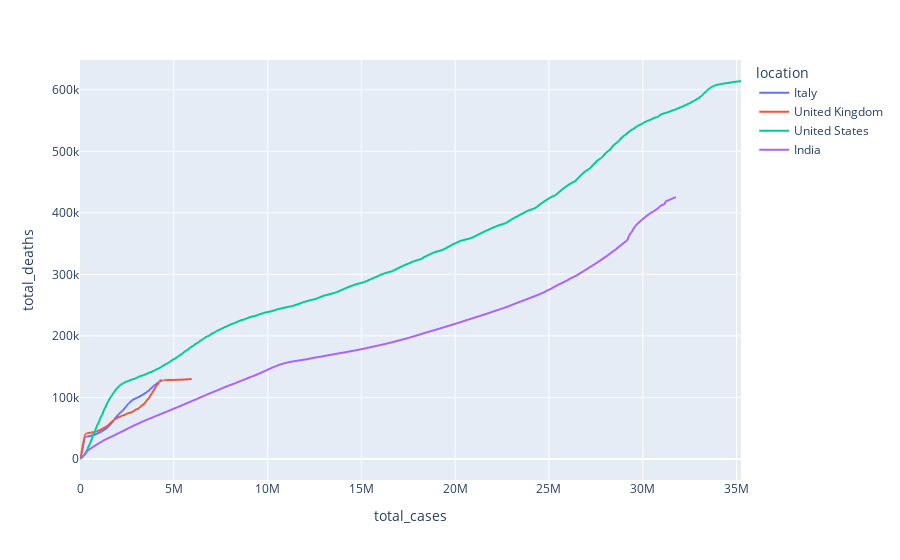

Write notebook code for a chart like this one.
### Code cell
data = data[data.astype(bool)]

countries = ["Italy", "United Kingdom", "United States", "India"] #, "Bangladesh", "China", "Pakistan", "Sri Lanka"]
data_req = pd.DataFrame()

for i in countries:
    data_req = data_req.append(data[data["location"] == i][["location", "total_deaths", "total_cases"]])
px.line(data_req, x = "total_cases", y="total_deaths", color="location")

### Figure 1 — Plotly figure (JSON) as saved in the notebook; plotly's stock layout.template omitted (floating-point values rounded to 4 significant figures; data arrays with more than 128 entries replaced by an {"elided": "..."} marker saying what was removed)
{"data": [{"hovertemplate": "location=Italy<br>total_cases=%{x}<br>total_deaths=%{y}<extra></extra>", "legendgroup": "Italy", "line": {"color": "#636efa", "dash": "solid"}, "mode": "lines", "name": "Italy", "showlegend": true, "type": "scattergl", "x": {"elided": "551 int values"}, "xaxis": "x", "y": {"elided": "551 int values"}, "yaxis": "y"}, {"hovertemplate": "location=United Kingdom<br>total_cases=%{x}<br>total_deaths=%{y}<extra></extra>", "legendgroup": "United Kingdom", "line": {"color": "#EF553B", "dash": "solid"}, "mode": "lines", "name": "United Kingdom", "showlegend": true, "type": "scattergl", "x": {"elided": "551 int values"}, "xaxis": "x", "y": {"elided": "551 int values"}, "yaxis": "y"}, {"hovertemplate": "location=United States<br>total_cases=%{x}<br>total_deaths=%{y}<extra></extra>", "legendgroup": "United States", "line": {"color": "#00cc96", "dash": "solid"}, "mode": "lines", "name": "United States", "showlegend": true, "type": "scattergl", "x": {"elided": "560 int values"}, "xaxis": "x", "y": {"elided": "560 int values"}, "yaxis": "y"}, {"hovertemplate": "location=India<br>total_cases=%{x}<br>total_deaths=%{y}<extra></extra>", "legendgroup": "India", "line": {"color": "#ab63fa", "dash": "solid"}, "mode": "lines", "name": "India", "showlegend": true, "type": "scattergl", "x": {"elided": "552 int values"}, "xaxis": "x", "y": {"elided": "552 int values"}, "yaxis": "y"}], "layout": {"legend": {"title": {"text": "location"}, "tracegroupgap": 0}, "margin": {"t": 60}, "xaxis": {"anchor": "y", "domain": [0, 1], "title": {"text": "total_cases"}}, "yaxis": {"anchor": "x", "domain": [0, 1], "title": {"text": "total_deaths"}}}}
